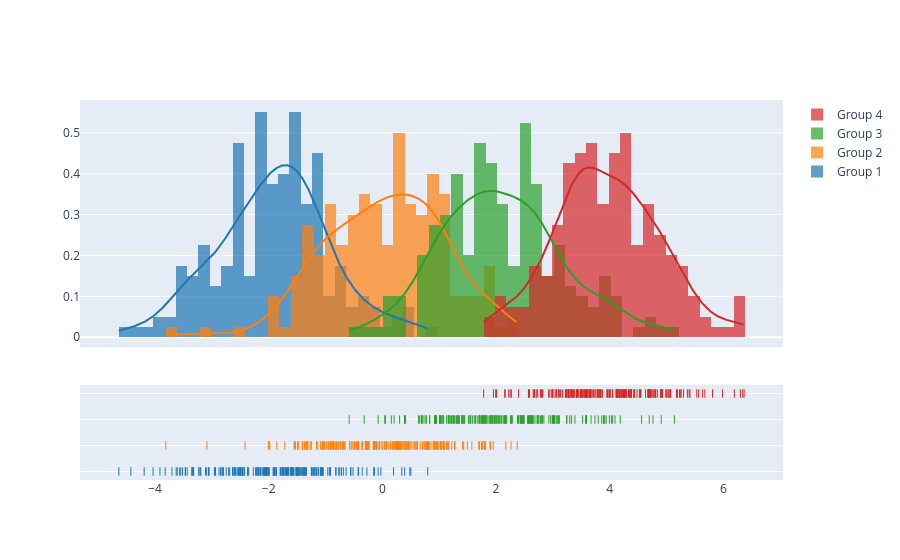

The notebook cell saved with this chart:
### Code cell
import plotly.figure_factory as ff

# Add histogram data
x1 = np.random.randn(200) - 2
x2 = np.random.randn(200)
x3 = np.random.randn(200) + 2
x4 = np.random.randn(200) + 4

# Group data together
hist_data = [x1, x2, x3, x4]

group_labels = ['Group 1', 'Group 2', 'Group 3', 'Group 4']

# Create distplot with custom bin_size
fig = ff.create_distplot(hist_data, group_labels, bin_size=.2)
fig.show()

### Figure 1 — Plotly figure (JSON) as saved in the notebook; plotly's stock layout.template omitted (floating-point values rounded to 4 significant figures; data arrays with more than 128 entries replaced by an {"elided": "..."} marker saying what was removed)
{"data": [{"autobinx": false, "histnorm": "probability density", "legendgroup": "Group 1", "marker": {"color": "rgb(31, 119, 180)"}, "name": "Group 1", "opacity": 0.7, "type": "histogram", "x": {"elided": "200 float values"}, "xaxis": "x", "xbins": {"end": 0.7979, "size": 0.2, "start": -4.635}, "yaxis": "y"}, {"autobinx": false, "histnorm": "probability density", "legendgroup": "Group 2", "marker": {"color": "rgb(255, 127, 14)"}, "name": "Group 2", "opacity": 0.7, "type": "histogram", "x": {"elided": "200 float values"}, "xaxis": "x", "xbins": {"end": 2.374, "size": 0.2, "start": -3.81}, "yaxis": "y"}, {"autobinx": false, "histnorm": "probability density", "legendgroup": "Group 3", "marker": {"color": "rgb(44, 160, 44)"}, "name": "Group 3", "opacity": 0.7, "type": "histogram", "x": {"elided": "200 float values"}, "xaxis": "x", "xbins": {"end": 5.139, "size": 0.2, "start": -0.5836}, "yaxis": "y"}, {"autobinx": false, "histnorm": "probability density", "legendgroup": "Group 4", "marker": {"color": "rgb(214, 39, 40)"}, "name": "Group 4", "opacity": 0.7, "type": "histogram", "x": {"elided": "200 float values"}, "xaxis": "x", "xbins": {"end": 6.366, "size": 0.2, "start": 1.783}, "yaxis": "y"}, {"legendgroup": "Group 1", "marker": {"color": "rgb(31, 119, 180)"}, "mode": "lines", "name": "Group 1", "showlegend": false, "type": "scatter", "x": {"elided": "500 float values"}, "xaxis": "x", "y": {"elided": "500 float values"}, "yaxis": "y"}, {"legendgroup": "Group 2", "marker": {"color": "rgb(255, 127, 14)"}, "mode": "lines", "name": "Group 2", "showlegend": false, "type": "scatter", "x": {"elided": "500 float values"}, "xaxis": "x", "y": {"elided": "500 float values"}, "yaxis": "y"}, {"legendgroup": "Group 3", "marker": {"color": "rgb(44, 160, 44)"}, "mode": "lines", "name": "Group 3", "showlegend": false, "type": "scatter", "x": {"elided": "500 float values"}, "xaxis": "x", "y": {"elided": "500 float values"}, "yaxis": "y"}, {"legendgroup": "Group 4", "marker": {"color": "rgb(214, 39, 40)"}, "mode": "lines", "name": "Group 4", "showlegend": false, "type": "scatter", "x": {"elided": "500 float values"}, "xaxis": "x", "y": {"elided": "500 float values"}, "yaxis": "y"}, {"legendgroup": "Group 1", "marker": {"color": "rgb(31, 119, 180)", "symbol": "line-ns-open"}, "mode": "markers", "name": "Group 1", "showlegend": false, "type": "scatter", "x": {"elided": "200 float values"}, "xaxis": "x", "y": {"elided": "200 str values"}, "yaxis": "y2"}, {"legendgroup": "Group 2", "marker": {"color": "rgb(255, 127, 14)", "symbol": "line-ns-open"}, "mode": "markers", "name": "Group 2", "showlegend": false, "type": "scatter", "x": {"elided": "200 float values"}, "xaxis": "x", "y": {"elided": "200 str values"}, "yaxis": "y2"}, {"legendgroup": "Group 3", "marker": {"color": "rgb(44, 160, 44)", "symbol": "line-ns-open"}, "mode": "markers", "name": "Group 3", "showlegend": false, "type": "scatter", "x": {"elided": "200 float values"}, "xaxis": "x", "y": {"elided": "200 str values"}, "yaxis": "y2"}, {"legendgroup": "Group 4", "marker": {"color": "rgb(214, 39, 40)", "symbol": "line-ns-open"}, "mode": "markers", "name": "Group 4", "showlegend": false, "type": "scatter", "x": {"elided": "200 float values"}, "xaxis": "x", "y": {"elided": "200 str values"}, "yaxis": "y2"}], "layout": {"barmode": "overlay", "hovermode": "closest", "legend": {"traceorder": "reversed"}, "xaxis": {"anchor": "y2", "domain": [0.0, 1.0], "zeroline": false}, "yaxis": {"anchor": "free", "domain": [0.35, 1], "position": 0.0}, "yaxis2": {"anchor": "x", "domain": [0, 0.25], "dtick": 1, "showticklabels": false}}}
